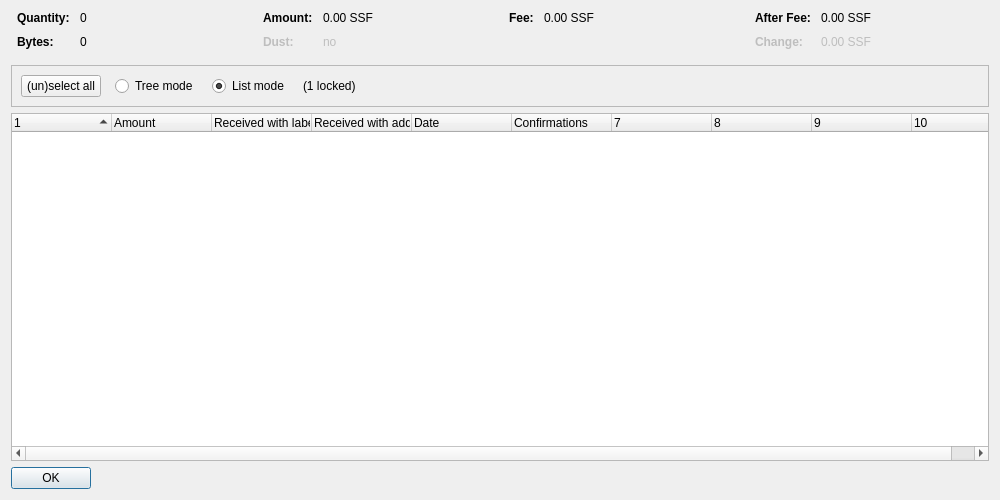
<?xml version="1.0" encoding="UTF-8"?>
<ui version="4.0">
 <class>CoinControlDialog</class>
 <widget class="QDialog" name="CoinControlDialog">
  <property name="geometry">
   <rect>
    <x>0</x>
    <y>0</y>
    <width>1000</width>
    <height>500</height>
   </rect>
  </property>
  <property name="windowTitle">
   <string>Coin Selection</string>
  </property>
  <layout class="QVBoxLayout" name="verticalLayout">
   <item>
    <layout class="QHBoxLayout" name="horizontalLayoutTop" stretch="0,0,0,0">
     <property name="topMargin">
      <number>0</number>
     </property>
     <property name="bottomMargin">
      <number>10</number>
     </property>
     <item>
      <layout class="QFormLayout" name="formLayoutCoinControl1">
       <property name="horizontalSpacing">
        <number>10</number>
       </property>
       <property name="verticalSpacing">
        <number>10</number>
       </property>
       <property name="leftMargin">
        <number>6</number>
       </property>
       <property name="rightMargin">
        <number>6</number>
       </property>
       <item row="0" column="0">
        <widget class="QLabel" name="labelCoinControlQuantityText">
         <property name="font">
          <font>
           <weight>75</weight>
           <bold>true</bold>
          </font>
         </property>
         <property name="text">
          <string>Quantity:</string>
         </property>
        </widget>
       </item>
       <item row="0" column="1">
        <widget class="QLabel" name="labelCoinControlQuantity">
         <property name="cursor">
          <cursorShape>IBeamCursor</cursorShape>
         </property>
         <property name="contextMenuPolicy">
          <enum>Qt::ActionsContextMenu</enum>
         </property>
         <property name="text">
          <string notr="true">0</string>
         </property>
         <property name="textInteractionFlags">
          <set>Qt::LinksAccessibleByMouse|Qt::TextSelectableByKeyboard|Qt::TextSelectableByMouse</set>
         </property>
        </widget>
       </item>
       <item row="1" column="0">
        <widget class="QLabel" name="labelCoinControlBytesText">
         <property name="font">
          <font>
           <weight>75</weight>
           <bold>true</bold>
          </font>
         </property>
         <property name="text">
          <string>Bytes:</string>
         </property>
        </widget>
       </item>
       <item row="1" column="1">
        <widget class="QLabel" name="labelCoinControlBytes">
         <property name="cursor">
          <cursorShape>IBeamCursor</cursorShape>
         </property>
         <property name="contextMenuPolicy">
          <enum>Qt::ActionsContextMenu</enum>
         </property>
         <property name="text">
          <string notr="true">0</string>
         </property>
         <property name="textInteractionFlags">
          <set>Qt::LinksAccessibleByMouse|Qt::TextSelectableByKeyboard|Qt::TextSelectableByMouse</set>
         </property>
        </widget>
       </item>
      </layout>
     </item>
     <item>
      <layout class="QFormLayout" name="formLayoutCoinControl2">
       <property name="horizontalSpacing">
        <number>10</number>
       </property>
       <property name="verticalSpacing">
        <number>10</number>
       </property>
       <property name="leftMargin">
        <number>6</number>
       </property>
       <property name="rightMargin">
        <number>6</number>
       </property>
       <item row="0" column="0">
        <widget class="QLabel" name="labelCoinControlAmountText">
         <property name="font">
          <font>
           <weight>75</weight>
           <bold>true</bold>
          </font>
         </property>
         <property name="text">
          <string>Amount:</string>
         </property>
        </widget>
       </item>
       <item row="0" column="1">
        <widget class="QLabel" name="labelCoinControlAmount">
         <property name="cursor">
          <cursorShape>IBeamCursor</cursorShape>
         </property>
         <property name="contextMenuPolicy">
          <enum>Qt::ActionsContextMenu</enum>
         </property>
         <property name="text">
          <string notr="true">0.00 SSF</string>
         </property>
         <property name="textInteractionFlags">
          <set>Qt::LinksAccessibleByMouse|Qt::TextSelectableByKeyboard|Qt::TextSelectableByMouse</set>
         </property>
        </widget>
       </item>
       <item row="1" column="0">
        <widget class="QLabel" name="labelCoinControlLowOutputText">
         <property name="enabled">
          <bool>false</bool>
         </property>
         <property name="font">
          <font>
           <weight>75</weight>
           <bold>true</bold>
          </font>
         </property>
         <property name="text">
          <string>Dust:</string>
         </property>
        </widget>
       </item>
       <item row="1" column="1">
        <widget class="QLabel" name="labelCoinControlLowOutput">
         <property name="enabled">
          <bool>false</bool>
         </property>
         <property name="cursor">
          <cursorShape>IBeamCursor</cursorShape>
         </property>
         <property name="contextMenuPolicy">
          <enum>Qt::ActionsContextMenu</enum>
         </property>
         <property name="text">
          <string notr="true">no</string>
         </property>
         <property name="textInteractionFlags">
          <set>Qt::LinksAccessibleByMouse|Qt::TextSelectableByKeyboard|Qt::TextSelectableByMouse</set>
         </property>
        </widget>
       </item>
      </layout>
     </item>
     <item>
      <layout class="QFormLayout" name="formLayoutCoinControl3">
       <property name="horizontalSpacing">
        <number>10</number>
       </property>
       <property name="verticalSpacing">
        <number>10</number>
       </property>
       <property name="leftMargin">
        <number>6</number>
       </property>
       <property name="rightMargin">
        <number>6</number>
       </property>
       <item row="0" column="0">
        <widget class="QLabel" name="labelCoinControlFeeText">
         <property name="font">
          <font>
           <weight>75</weight>
           <bold>true</bold>
          </font>
         </property>
         <property name="text">
          <string>Fee:</string>
         </property>
        </widget>
       </item>
       <item row="0" column="1">
        <widget class="QLabel" name="labelCoinControlFee">
         <property name="cursor">
          <cursorShape>IBeamCursor</cursorShape>
         </property>
         <property name="contextMenuPolicy">
          <enum>Qt::ActionsContextMenu</enum>
         </property>
         <property name="text">
          <string notr="true">0.00 SSF</string>
         </property>
         <property name="textInteractionFlags">
          <set>Qt::LinksAccessibleByMouse|Qt::TextSelectableByKeyboard|Qt::TextSelectableByMouse</set>
         </property>
        </widget>
       </item>
      </layout>
     </item>
     <item>
      <layout class="QFormLayout" name="formLayoutCoinControl4">
       <property name="horizontalSpacing">
        <number>10</number>
       </property>
       <property name="verticalSpacing">
        <number>10</number>
       </property>
       <property name="leftMargin">
        <number>6</number>
       </property>
       <property name="rightMargin">
        <number>6</number>
       </property>
       <item row="0" column="0">
        <widget class="QLabel" name="labelCoinControlAfterFeeText">
         <property name="font">
          <font>
           <weight>75</weight>
           <bold>true</bold>
          </font>
         </property>
         <property name="text">
          <string>After Fee:</string>
         </property>
        </widget>
       </item>
       <item row="0" column="1">
        <widget class="QLabel" name="labelCoinControlAfterFee">
         <property name="cursor">
          <cursorShape>IBeamCursor</cursorShape>
         </property>
         <property name="contextMenuPolicy">
          <enum>Qt::ActionsContextMenu</enum>
         </property>
         <property name="text">
          <string notr="true">0.00 SSF</string>
         </property>
         <property name="textInteractionFlags">
          <set>Qt::LinksAccessibleByMouse|Qt::TextSelectableByKeyboard|Qt::TextSelectableByMouse</set>
         </property>
        </widget>
       </item>
       <item row="1" column="0">
        <widget class="QLabel" name="labelCoinControlChangeText">
         <property name="enabled">
          <bool>false</bool>
         </property>
         <property name="font">
          <font>
           <weight>75</weight>
           <bold>true</bold>
          </font>
         </property>
         <property name="text">
          <string>Change:</string>
         </property>
        </widget>
       </item>
       <item row="1" column="1">
        <widget class="QLabel" name="labelCoinControlChange">
         <property name="enabled">
          <bool>false</bool>
         </property>
         <property name="cursor">
          <cursorShape>IBeamCursor</cursorShape>
         </property>
         <property name="contextMenuPolicy">
          <enum>Qt::ActionsContextMenu</enum>
         </property>
         <property name="text">
          <string notr="true">0.00 SSF</string>
         </property>
         <property name="textInteractionFlags">
          <set>Qt::LinksAccessibleByMouse|Qt::TextSelectableByKeyboard|Qt::TextSelectableByMouse</set>
         </property>
        </widget>
       </item>
      </layout>
     </item>
    </layout>
   </item>
   <item>
    <widget class="QFrame" name="frame">
     <property name="minimumSize">
      <size>
       <width>0</width>
       <height>40</height>
      </size>
     </property>
     <property name="frameShape">
      <enum>QFrame::StyledPanel</enum>
     </property>
     <property name="frameShadow">
      <enum>QFrame::Sunken</enum>
     </property>
     <layout class="QHBoxLayout" name="horizontalLayout">
      <item>
       <layout class="QHBoxLayout" name="horizontalLayoutPanel" stretch="0,0,0,0,0">
        <property name="spacing">
         <number>14</number>
        </property>
        <item>
         <widget class="QPushButton" name="pushButtonSelectAll">
          <property name="sizePolicy">
           <sizepolicy hsizetype="Maximum" vsizetype="Fixed">
            <horstretch>0</horstretch>
            <verstretch>0</verstretch>
           </sizepolicy>
          </property>
          <property name="text">
           <string>(un)select all</string>
          </property>
          <property name="autoDefault">
           <bool>false</bool>
          </property>
         </widget>
        </item>
        <item>
         <widget class="QRadioButton" name="radioTreeMode">
          <property name="sizePolicy">
           <sizepolicy hsizetype="Maximum" vsizetype="Fixed">
            <horstretch>0</horstretch>
            <verstretch>0</verstretch>
           </sizepolicy>
          </property>
          <property name="text">
           <string>Tree mode</string>
          </property>
         </widget>
        </item>
        <item>
         <widget class="QRadioButton" name="radioListMode">
          <property name="sizePolicy">
           <sizepolicy hsizetype="Maximum" vsizetype="Fixed">
            <horstretch>0</horstretch>
            <verstretch>0</verstretch>
           </sizepolicy>
          </property>
          <property name="text">
           <string>List mode</string>
          </property>
          <property name="checked">
           <bool>true</bool>
          </property>
         </widget>
        </item>
        <item>
         <widget class="QLabel" name="labelLocked">
          <property name="text">
           <string notr="true">(1 locked)</string>
          </property>
         </widget>
        </item>
        <item>
         <spacer name="horizontalSpacer">
          <property name="orientation">
           <enum>Qt::Horizontal</enum>
          </property>
          <property name="sizeHint" stdset="0">
           <size>
            <width>40</width>
            <height>20</height>
           </size>
          </property>
         </spacer>
        </item>
       </layout>
      </item>
     </layout>
    </widget>
   </item>
   <item>
    <widget class="CoinControlTreeWidget" name="treeWidget">
     <property name="contextMenuPolicy">
      <enum>Qt::CustomContextMenu</enum>
     </property>
     <property name="sortingEnabled">
      <bool>false</bool>
     </property>
     <property name="columnCount">
      <number>10</number>
     </property>
     <attribute name="headerShowSortIndicator" stdset="0">
      <bool>true</bool>
     </attribute>
     <attribute name="headerStretchLastSection">
      <bool>false</bool>
     </attribute>
     <column>
      <property name="text">
       <string/>
      </property>
     </column>
     <column>
      <property name="text">
       <string>Amount</string>
      </property>
     </column>
     <column>
      <property name="text">
       <string>Received with label</string>
      </property>
     </column>
     <column>
      <property name="text">
       <string>Received with address</string>
      </property>
     </column>
     <column>
      <property name="text">
       <string>Date</string>
      </property>
     </column>
     <column>
      <property name="text">
       <string>Confirmations</string>
      </property>
      <property name="toolTip">
       <string>Confirmed</string>
      </property>
     </column>
     <column>
      <property name="text">
       <string/>
      </property>
     </column>
     <column>
      <property name="text">
       <string/>
      </property>
     </column>
     <column>
      <property name="text">
       <string/>
      </property>
     </column>
     <column>
      <property name="text">
       <string/>
      </property>
     </column>
    </widget>
   </item>
   <item>
    <widget class="QDialogButtonBox" name="buttonBox">
     <property name="sizePolicy">
      <sizepolicy hsizetype="Maximum" vsizetype="Fixed">
       <horstretch>0</horstretch>
       <verstretch>0</verstretch>
      </sizepolicy>
     </property>
     <property name="orientation">
      <enum>Qt::Horizontal</enum>
     </property>
     <property name="standardButtons">
      <set>QDialogButtonBox::Ok</set>
     </property>
    </widget>
   </item>
  </layout>
 </widget>
 <customwidgets>
  <customwidget>
   <class>CoinControlTreeWidget</class>
   <extends>QTreeWidget</extends>
   <header>qt/coincontroltreewidget.h</header>
  </customwidget>
 </customwidgets>
 <resources/>
 <connections/>
</ui>
